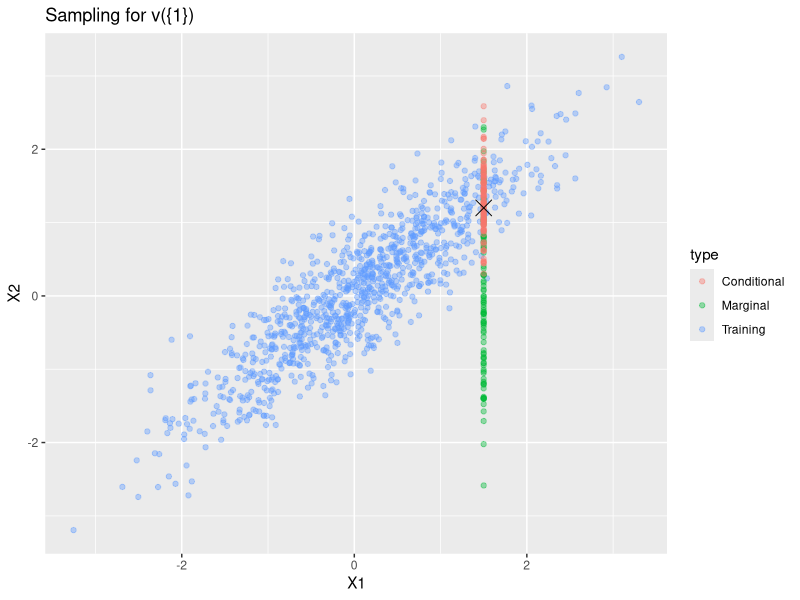

Write the R code that produced this figure.
## ---- chunk 1
#| echo: false
#| message: false
library(tidyverse)
## ---- chunk 2
#| echo: false

# Correlated data
Sigma <- matrix(c(1, 0.9, 0.9, 1), 2, 2)
X_corr <- MASS::mvrnorm(1000, mu = c(0, 0), Sigma = Sigma)

# Point to explain
x_explain <- c(1.5, 1.2)
x_marg <- cbind(X1 = 1.5, X2 = rnorm(100, 0, 1))
x_cond <- cbind(X1 = 1.5, X2 = rnorm(100, 0.9 * 1.5, sqrt(1 - 0.9^2)))
rbind(
  data.frame(X1 = X_corr[,1], X2 = X_corr[,2], type = "Training"),
  data.frame(X1 = x_marg[,1], X2 = x_marg[,2], type = "Marginal"),
  data.frame(X1 = x_cond[,1], X2 = x_cond[,2], type = "Conditional")
) |>
  ggplot(aes(X1, X2, color = type)) +
  geom_point(alpha = 0.4) +
  geom_point(data = data.frame(X1 = 1.5, X2 = 1.2, type = "Explain"),
             size = 5, shape = 4, color = "black") +
  labs(title = "Sampling for v({1})")
